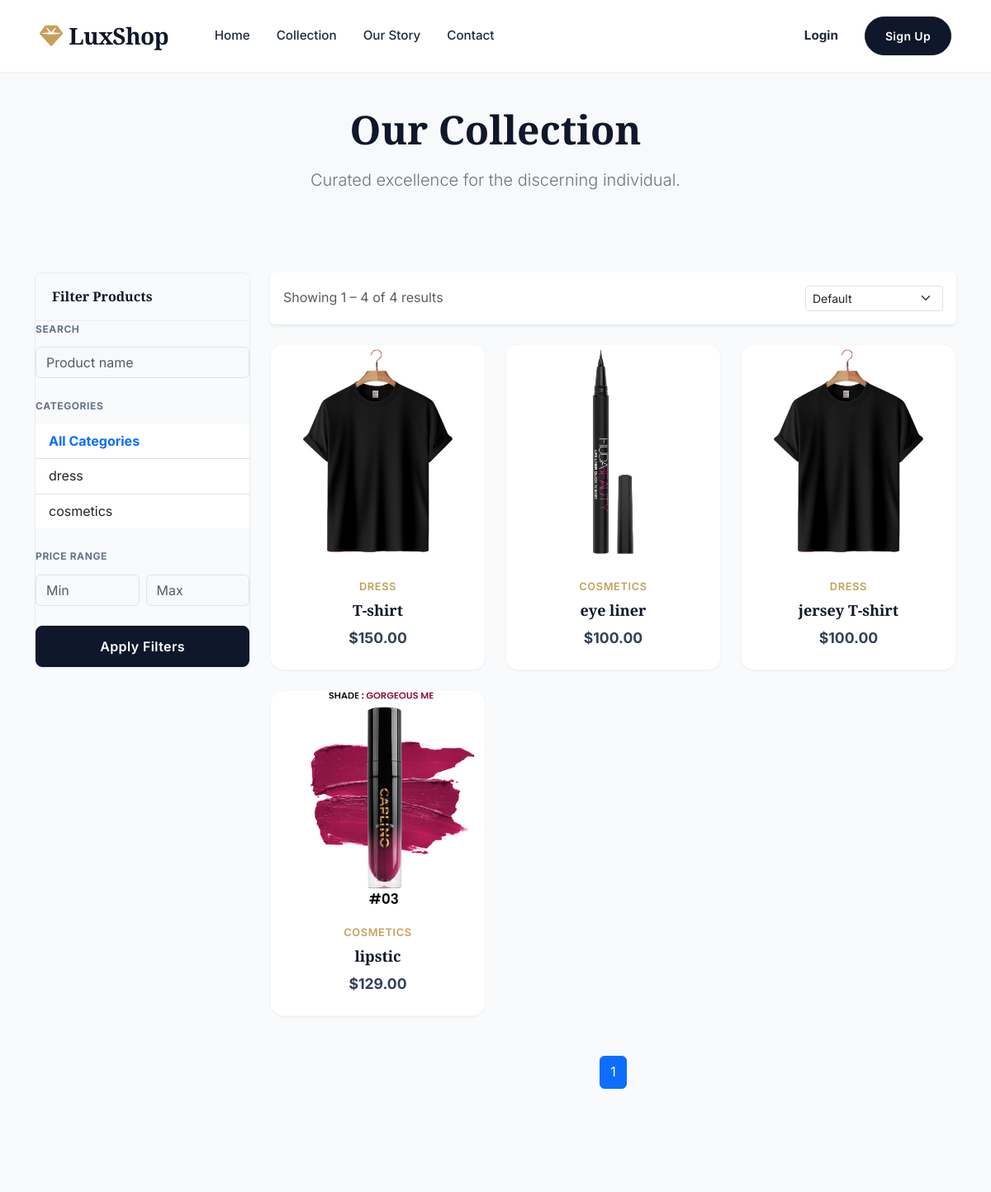
Page /shop/ (upper part) on the earlier database version.
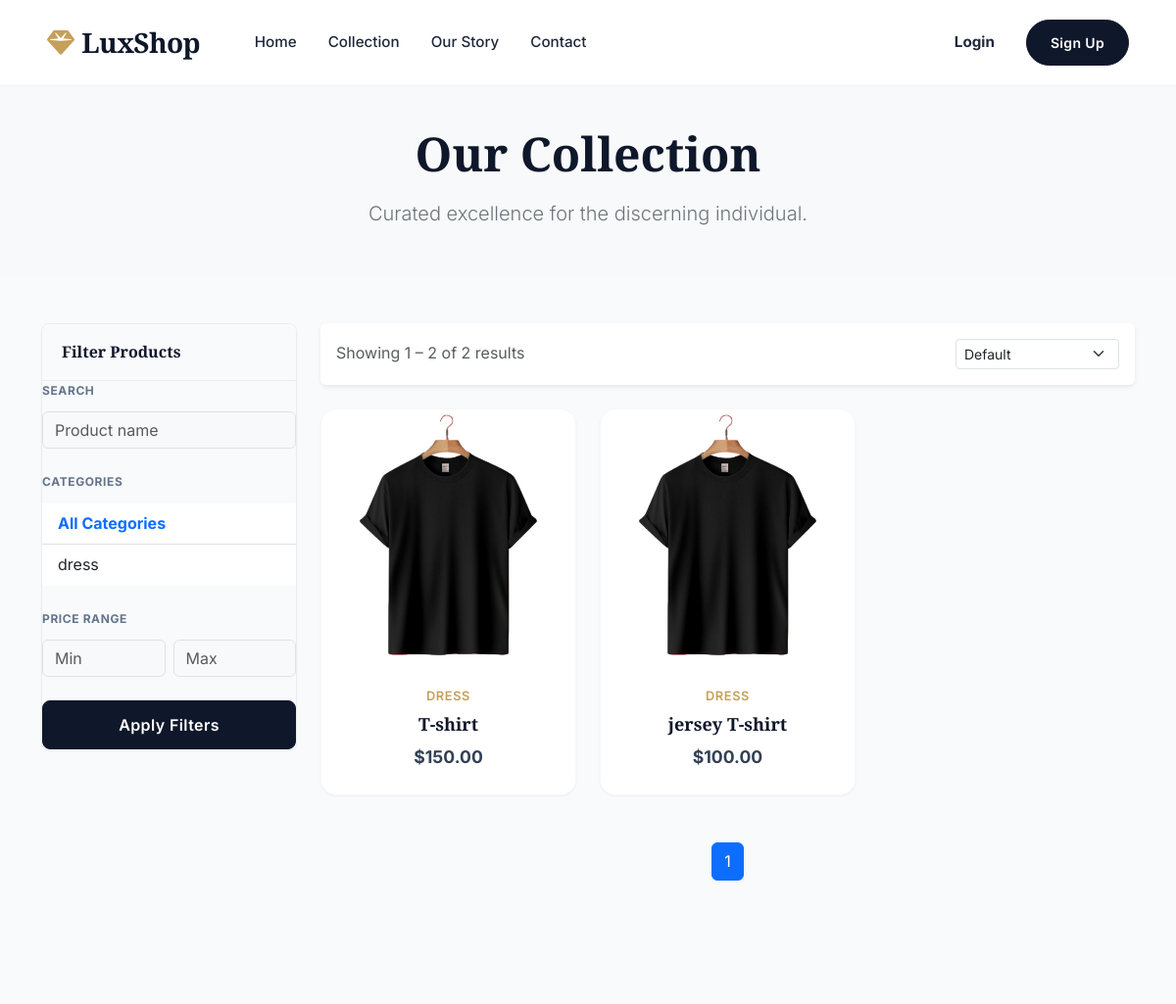
Same page on the later database version.
### myapp/models.py (models this page shows, shortened)
class Category(models.Model):
    name = models.CharField(max_length=100)
    description = models.TextField(blank=True)
    image = models.ImageField(upload_to='categories/', blank=True, null=True)
    created_at = models.DateTimeField(auto_now_add=True)

class Product(models.Model):
    name = models.CharField(max_length=200)
    description = models.TextField()
    price = models.DecimalField(max_digits=10, decimal_places=2)
    stock = models.PositiveIntegerField(default=0)
    category = models.ForeignKey(Category, on_delete=models.CASCADE)
    image = models.ImageField(upload_to='products/', blank=True, null=True)
    created_at = models.DateTimeField(auto_now_add=True)
    updated_at = models.DateTimeField(auto_now=True)

### myapp/views.py (the view)
# urls.py: path('shop/', views.shop, name='shop'),
def shop(request):
    products = Product.objects.filter(stock__gt=0).select_related('category')
    categories = Category.objects.all()
    category_id = request.GET.get('category')
    search_query = request.GET.get('search')
    sort_by = request.GET.get('sort', 'name')
    if category_id and category_id != 'None':
        products = products.filter(category_id=category_id)
    if search_query and search_query != 'None':
        products = products.filter(
            Q(name__icontains=search_query) |
            Q(description__icontains=search_query) |
            Q(category__name__icontains=search_query)
        )
    min_price = request.GET.get('min_price')
    max_price = request.GET.get('max_price')
    if min_price and min_price != 'None':
        products = products.filter(price__gte=min_price)
    if max_price and max_price != 'None':
        products = products.filter(price__lte=max_price)
    if sort_by == 'price_low':
        products = products.order_by('price')
    elif sort_by == 'price_high':
        products = products.order_by('-price')
    elif sort_by == 'newest':
        products = products.order_by('-created_at')
    else:
        products = products.order_by('name')
    paginator = Paginator(products, 12)
    page_number = request.GET.get('page')
    page_obj = paginator.get_page(page_number)
    context = {
        'page_obj': page_obj,
        'categories': categories,
        'selected_category': category_id,
        'search_query': search_query,
        'sort_by': sort_by,
        'min_price': min_price,
        'max_price': max_price,
    }
    return render(request,'shop.html', context)

### myapp/templates/shop.html (shortened to what the changed rows need)
{% extends 'base.html' %}
{% load static %}
{% block content %}
<div class="bg-light py-4 py-lg-5 mb-4 mb-lg-5">
    <div class="container text-center">
        <h1 class="display-5 fw-bold mb-3 fade-in">Our Collection</h1>
    </div>
</div>
<div class="container pb-5">
    <div class="row">
        <div class="col-lg-3 mb-5">
            <div class="sidebar-card offcanvas-lg offcanvas-start sticky-lg-top" tabindex="-1" id="filterSidebar"
                aria-labelledby="filterSidebarLabel">
                <div class="sidebar-body offcanvas-body d-block">
                    <form method="get" action="{% url 'shop' %}">
                        <div class="filter-group">
                            <div class="list-group list-group-flush">
                                <a href="{% url 'shop' %}"
                                    class="list-group-item {% if not selected_category %}fw-bold text-primary{% endif %}">
                                    All Categories
                                </a>
                                {% for category in categories %}
                                <a href="{% url 'shop' %}?category={{ category.id }}"
                                    class="list-group-item {% if selected_category == category.id|stringformat:'s' %}fw-bold text-primary{% endif %}">
                                    {{ category.name }}
                                </a>
                                {% endfor %}
                            </div>
                        </div>
                    </form>
                </div>
            </div>
        </div>
        <div class="col-lg-9">
            <div class="d-flex justify-content-between align-items-center mb-4 bg-white p-3 rounded shadow-sm">
                <p class="mb-0 text-muted">
                    {% if page_obj.paginator.count > 0 %}
                    Showing {{ page_obj.start_index }} – {{ page_obj.end_index }}
                    of {{ page_obj.paginator.count }} results
                    {% else %}
                    No results found
                    {% endif %}
                </p>
                <form method="get">
                    <select name="sort" class="form-select form-select-sm" onchange="this.form.submit()">
                    </select>
                </form>
            </div>
            {% if page_obj.paginator.count > 0 %}
            <div class="row g-3 g-lg-4">
                {% for product in page_obj %}
                <div class="col-6 col-md-4 col-lg-4">
                    <div class="product-card h-100">
                        <div class="product-image">
                            <a href="{% url 'product_detail' product.id %}">
                                {% if product.image %}
                                <img src="{{ product.image.url }}" alt="{{ product.name }}">
                                {% else %}
                                <div class="d-flex align-items-center justify-content-center h-100 bg-light text-muted">
                                    <i class="fas fa-image fa-3x opacity-25"></i>
                                </div>
                                {% endif %}
                            </a>
                        </div>
                        <div class="product-details">
                            <div class="product-category">{{ product.category.name }}</div>
                            <h3 class="product-title text-truncate">
                                <a href="{% url 'product_detail' product.id %}">{{ product.name }}</a>
                            </h3>
                            <div class="product-price">${{ product.price }}</div>
                        </div>
                    </div>
                </div>
                {% endfor %}
            </div>
            <nav class="mt-5">
                <ul class="pagination justify-content-center">
                    {% for num in page_obj.paginator.page_range %}
                    {% if page_obj.number == num %}
                    <li class="page-item active">
                        <span class="page-link">{{ num }}</span>
                    </li>
                    {% elif num > page_obj.number|add:'-2' and num < page_obj.number|add:'2' %} <li class="page-item">
                        <a class="page-link" href="?page={{ num }}">{{ num }}</a>
                        </li>
                        {% endif %}
                        {% endfor %}
                </ul>
            </nav>
            {% endif %}
        </div>
    </div>
</div>
{% endblock %}

Differences in the rows shown:
removed Category: name "cosmetics"
removed Product: image (picture), category.name "COSMETICS", name "eye liner", price "100.00"
removed Product: image (picture), category.name "COSMETICS", name "lipstic", price "129.00"
Other differences:
{{ page_obj.end_index }}: "4" → "2"
{{ page_obj.paginator.count }}: "4" → "2"
